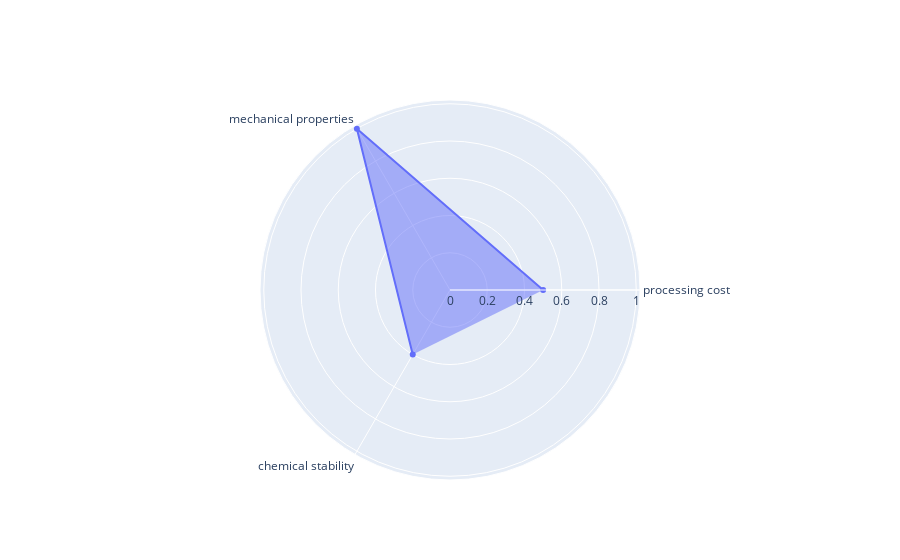

Notebook code for this chart:
### Code cell
import plotly.graph_objects as go

fig = go.Figure(data=go.Scatterpolar(
  r=normalized_score,
  theta=['processing cost','mechanical properties','chemical stability', 'thermal stability',
           'device integration'],
  fill='toself'))

fig.show();

### Figure 1 — Plotly figure (JSON) as saved in the notebook; plotly's stock layout.template omitted (floating-point values rounded to 4 significant figures)
{"data": [{"fill": "toself", "r": [0.5, 1, 0.4], "theta": ["processing cost", "mechanical properties", "chemical stability", "thermal stability", "device integration"], "type": "scatterpolar"}], "layout": {}}
